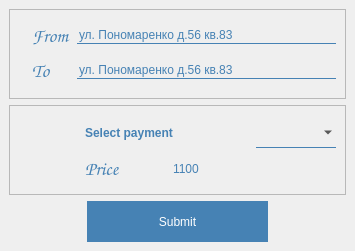
<?xml version="1.0" encoding="UTF-8"?>
<ui version="4.0">
 <class>MainWindow</class>
 <widget class="QMainWindow" name="MainWindow">
  <property name="geometry">
   <rect>
    <x>0</x>
    <y>0</y>
    <width>355</width>
    <height>251</height>
   </rect>
  </property>
  <property name="windowTitle">
   <string>Order Taxi</string>
  </property>
  <property name="styleSheet">
   <string notr="true">QLineEdit
{
background: transparent;
border: none;
border-bottom: 1px solid steelblue;
font: 10pt &quot;Comic Sans MS&quot;;
color: steelblue;
}

QLabel{
	color: steelblue;
	transition: all 1s;
	font: 14pt &quot;Comic Sans MS&quot;;
	font-weight:bold;
}

QPushButton{
color: white;
background: steelblue;
border-radius: 60px;
font: 12pt &quot;Comic Sans MS&quot;;
}

QComboBox{
background: transparent;
border: none;
border-bottom: 1px solid steelblue;
font: 12pt &quot;Comic Sans MS&quot;;
}
</string>
  </property>
  <widget class="QWidget" name="centralwidget">
   <layout class="QVBoxLayout" name="verticalLayout">
    <item>
     <widget class="QFrame" name="frame">
      <property name="styleSheet">
       <string notr="true"/>
      </property>
      <property name="frameShape">
       <enum>QFrame::StyledPanel</enum>
      </property>
      <property name="frameShadow">
       <enum>QFrame::Raised</enum>
      </property>
      <layout class="QGridLayout" name="gridLayout">
       <item row="0" column="0" rowspan="2">
        <widget class="QLabel" name="label">
         <property name="maximumSize">
          <size>
           <width>50</width>
           <height>50</height>
          </size>
         </property>
         <property name="text">
          <string/>
         </property>
         <property name="pixmap">
          <pixmap>../../ico/locality.png</pixmap>
         </property>
         <property name="scaledContents">
          <bool>true</bool>
         </property>
        </widget>
       </item>
       <item row="0" column="1">
        <widget class="QLabel" name="label_from">
         <property name="font">
          <font>
           <family>Comic Sans MS</family>
           <pointsize>14</pointsize>
           <weight>75</weight>
           <italic>false</italic>
           <bold>true</bold>
          </font>
         </property>
         <property name="styleSheet">
          <string notr="true"/>
         </property>
         <property name="text">
          <string>From</string>
         </property>
        </widget>
       </item>
       <item row="0" column="2">
        <widget class="QLineEdit" name="edit_login">
         <property name="styleSheet">
          <string notr="true"/>
         </property>
         <property name="text">
          <string>ул. Пономаренко д.56 кв.83</string>
         </property>
         <property name="readOnly">
          <bool>false</bool>
         </property>
        </widget>
       </item>
       <item row="1" column="1">
        <widget class="QLabel" name="label_to">
         <property name="font">
          <font>
           <family>Comic Sans MS</family>
           <pointsize>14</pointsize>
           <weight>75</weight>
           <italic>false</italic>
           <bold>true</bold>
          </font>
         </property>
         <property name="styleSheet">
          <string notr="true"/>
         </property>
         <property name="text">
          <string>To</string>
         </property>
        </widget>
       </item>
       <item row="1" column="2">
        <widget class="QLineEdit" name="edit_login_2">
         <property name="styleSheet">
          <string notr="true"/>
         </property>
         <property name="text">
          <string>ул. Пономаренко д.56 кв.83</string>
         </property>
        </widget>
       </item>
      </layout>
     </widget>
    </item>
    <item>
     <widget class="QFrame" name="frame_2">
      <property name="frameShape">
       <enum>QFrame::StyledPanel</enum>
      </property>
      <property name="frameShadow">
       <enum>QFrame::Raised</enum>
      </property>
      <layout class="QGridLayout" name="gridLayout_2">
       <item row="0" column="0" rowspan="2">
        <widget class="QLabel" name="label_2">
         <property name="maximumSize">
          <size>
           <width>60</width>
           <height>60</height>
          </size>
         </property>
         <property name="text">
          <string/>
         </property>
         <property name="pixmap">
          <pixmap>../../ico/credit-card.png</pixmap>
         </property>
         <property name="scaledContents">
          <bool>true</bool>
         </property>
        </widget>
       </item>
       <item row="0" column="1" colspan="2">
        <widget class="QLabel" name="lbl_city_typ">
         <property name="text">
          <string>Select payment</string>
         </property>
        </widget>
       </item>
       <item row="0" column="3">
        <widget class="QComboBox" name="comboBox_city_type">
         <property name="maximumSize">
          <size>
           <width>500</width>
           <height>30</height>
          </size>
         </property>
         <property name="styleSheet">
          <string notr="true"/>
         </property>
        </widget>
       </item>
       <item row="1" column="1">
        <widget class="QLabel" name="lbl_price">
         <property name="font">
          <font>
           <family>Comic Sans MS</family>
           <pointsize>14</pointsize>
           <weight>75</weight>
           <italic>false</italic>
           <bold>true</bold>
          </font>
         </property>
         <property name="styleSheet">
          <string notr="true"/>
         </property>
         <property name="text">
          <string>Price</string>
         </property>
        </widget>
       </item>
       <item row="1" column="2" colspan="2">
        <widget class="QLineEdit" name="edit_firstname">
         <property name="enabled">
          <bool>false</bool>
         </property>
         <property name="styleSheet">
          <string notr="true">QLineEdit
{
background: transparent;
border: none;
font: 16pt &quot;Comic Sans MS&quot;;
color: steelblue;
}</string>
         </property>
         <property name="text">
          <string>1100</string>
         </property>
        </widget>
       </item>
      </layout>
     </widget>
    </item>
    <item alignment="Qt::AlignHCenter">
     <widget class="QPushButton" name="btn_submit">
      <property name="minimumSize">
       <size>
        <width>181</width>
        <height>41</height>
       </size>
      </property>
      <property name="styleSheet">
       <string notr="true"/>
      </property>
      <property name="text">
       <string>Submit</string>
      </property>
     </widget>
    </item>
   </layout>
  </widget>
 </widget>
 <resources/>
 <connections/>
</ui>
